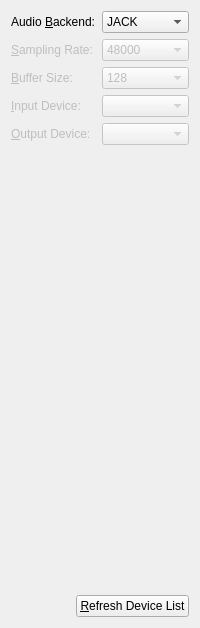
      <widget class="QWidget" name="backendTab">
       <attribute name="title">
        <string>Audio Backend</string>
       </attribute>
       <layout class="QGridLayout" name="gridLayout_11">
        <item row="0" column="0">
         <widget class="QLabel" name="backendLabel">
          <property name="sizePolicy">
           <sizepolicy hsizetype="Maximum" vsizetype="Preferred">
            <horstretch>0</horstretch>
            <verstretch>0</verstretch>
           </sizepolicy>
          </property>
          <property name="text">
           <string>Audio &amp;Backend:</string>
          </property>
          <property name="buddy">
           <cstring>backendComboBox</cstring>
          </property>
         </widget>
        </item>
        <item row="0" column="1">
         <widget class="QComboBox" name="backendComboBox">
          <property name="toolTip">
           <string>&lt;html&gt;&lt;head/&gt;&lt;body&gt;&lt;p&gt;Choose the audio backend to use. JACK is the default and is well tested, but requires the JACK audio server to be installed.&lt;/p&gt;&lt;p&gt;RtAudio is still a work in progress, but it works with your operating system's native audio drivers and requires no additional software.&lt;/p&gt;&lt;/body&gt;&lt;/html&gt;</string>
          </property>
          <item>
           <property name="text">
            <string>JACK</string>
           </property>
          </item>
          <item>
           <property name="text">
            <string>RtAudio</string>
           </property>
          </item>
         </widget>
        </item>
        <item row="1" column="0">
         <widget class="QLabel" name="sampleRateLabel">
          <property name="enabled">
           <bool>false</bool>
          </property>
          <property name="sizePolicy">
           <sizepolicy hsizetype="Maximum" vsizetype="Preferred">
            <horstretch>0</horstretch>
            <verstretch>0</verstretch>
           </sizepolicy>
          </property>
          <property name="text">
           <string>&amp;Sampling Rate:</string>
          </property>
          <property name="buddy">
           <cstring>sampleRateComboBox</cstring>
          </property>
         </widget>
        </item>
        <item row="1" column="1">
         <widget class="QComboBox" name="sampleRateComboBox">
          <property name="enabled">
           <bool>false</bool>
          </property>
          <property name="toolTip">
           <string>&lt;html&gt;&lt;head/&gt;&lt;body&gt;&lt;p&gt;Set the audio sample rate to use with the RtAudio backend. This setting should be the same on both ends of the connection.&lt;/p&gt;&lt;/body&gt;&lt;/html&gt;</string>
          </property>
          <property name="currentText">
           <string>48000</string>
          </property>
          <property name="currentIndex">
           <number>3</number>
          </property>
          <item>
           <property name="text">
            <string>22050</string>
           </property>
          </item>
          <item>
           <property name="text">
            <string>32000</string>
           </property>
          </item>
          <item>
           <property name="text">
            <string>44100</string>
           </property>
          </item>
          <item>
           <property name="text">
            <string>48000</string>
           </property>
          </item>
          <item>
           <property name="text">
            <string>88200</string>
           </property>
          </item>
          <item>
           <property name="text">
            <string>96000</string>
           </property>
          </item>
          <item>
           <property name="text">
            <string>192000</string>
           </property>
          </item>
         </widget>
        </item>
        <item row="2" column="0">
         <widget class="QLabel" name="bufferSizeLabel">
          <property name="enabled">
           <bool>false</bool>
          </property>
          <property name="sizePolicy">
           <sizepolicy hsizetype="Maximum" vsizetype="Preferred">
            <horstretch>0</horstretch>
            <verstretch>0</verstretch>
           </sizepolicy>
          </property>
          <property name="text">
           <string>&amp;Buffer Size:</string>
          </property>
          <property name="buddy">
           <cstring>bufferSizeComboBox</cstring>
          </property>
         </widget>
        </item>
        <item row="2" column="1">
         <widget class="QComboBox" name="bufferSizeComboBox">
          <property name="enabled">
           <bool>false</bool>
          </property>
          <property name="toolTip">
           <string>&lt;html&gt;&lt;head/&gt;&lt;body&gt;&lt;p&gt;Set the driver's buffer size to use with the RtAudio backend.&lt;/p&gt;&lt;/body&gt;&lt;/html&gt;</string>
          </property>
          <property name="currentIndex">
           <number>3</number>
          </property>
          <item>
           <property name="text">
            <string>16</string>
           </property>
          </item>
          <item>
           <property name="text">
            <string>32</string>
           </property>
          </item>
          <item>
           <property name="text">
            <string>64</string>
           </property>
          </item>
          <item>
           <property name="text">
            <string>128</string>
           </property>
          </item>
          <item>
           <property name="text">
            <string>256</string>
           </property>
          </item>
          <item>
           <property name="text">
            <string>512</string>
           </property>
          </item>
          <item>
           <property name="text">
            <string>1024</string>
           </property>
          </item>
         </widget>
        </item>
        <item row="3" column="0">
         <widget class="QLabel" name="inputDeviceLabel">
          <property name="enabled">
           <bool>false</bool>
          </property>
          <property name="sizePolicy">
           <sizepolicy hsizetype="Maximum" vsizetype="Preferred">
            <horstretch>0</horstretch>
            <verstretch>0</verstretch>
           </sizepolicy>
          </property>
          <property name="text">
           <string>&amp;Input Device:</string>
          </property>
          <property name="buddy">
           <cstring>inputDeviceComboBox</cstring>
          </property>
         </widget>
        </item>
        <item row="3" column="1">
         <widget class="QComboBox" name="inputDeviceComboBox">
          <property name="enabled">
           <bool>false</bool>
          </property>
         </widget>
        </item>
        <item row="4" column="0">
         <widget class="QLabel" name="outputDeviceLabel">
          <property name="enabled">
           <bool>false</bool>
          </property>
          <property name="sizePolicy">
           <sizepolicy hsizetype="Maximum" vsizetype="Preferred">
            <horstretch>0</horstretch>
            <verstretch>0</verstretch>
           </sizepolicy>
          </property>
          <property name="text">
           <string>&amp;Output Device:</string>
          </property>
          <property name="buddy">
           <cstring>outputDeviceComboBox</cstring>
          </property>
         </widget>
        </item>
        <item row="4" column="1">
         <widget class="QComboBox" name="outputDeviceComboBox">
          <property name="enabled">
           <bool>false</bool>
          </property>
         </widget>
        </item>
        <item row="5" column="1">
         <spacer name="backendSpacer">
          <property name="orientation">
           <enum>Qt::Vertical</enum>
          </property>
          <property name="sizeHint" stdset="0">
           <size>
            <width>20</width>
            <height>444</height>
           </size>
          </property>
         </spacer>
        </item>
        <item row="8" column="0" colspan="2">
         <layout class="QHBoxLayout" name="deviceManagementLayout">
          <item>
           <spacer name="backendTabSpacer">
            <property name="orientation">
             <enum>Qt::Horizontal</enum>
            </property>
            <property name="sizeHint" stdset="0">
             <size>
              <width>40</width>
              <height>20</height>
             </size>
            </property>
           </spacer>
          </item>
          <item>
           <widget class="QPushButton" name="refreshDevicesButton">
            <property name="text">
             <string>&amp;Refresh Device List</string>
            </property>
           </widget>
          </item>
         </layout>
        </item>
       </layout>
      </widget>
